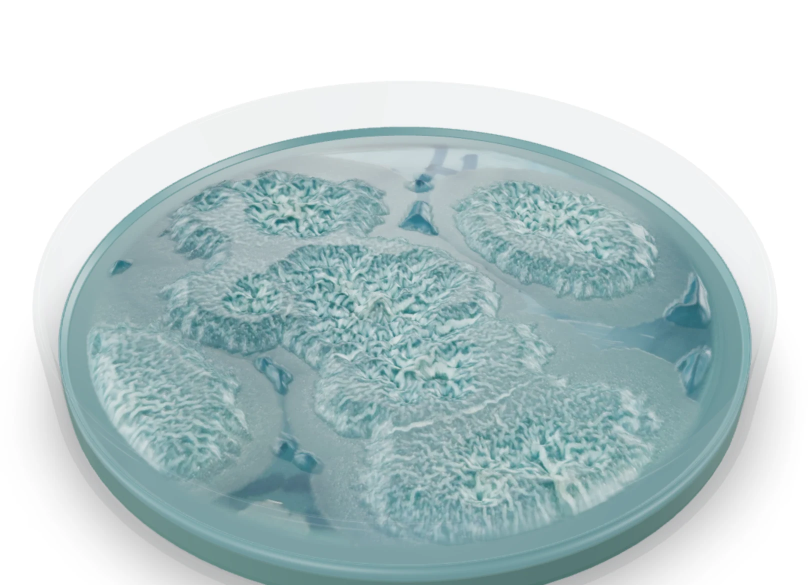
#> input picture assets/3d-photo.webp, 1620 x 1170 px (shown at 1/2 size); its folder holds only this picture in this run
$ python -i plate_vision.py   (imports and definitions only)
#> lines starting #> are read from the running program, lines starting #| are printed output that depends on the picture
"""Classical computer-vision analysis of petri-dish plate photographs.

No network calls: everything here is deterministic image processing (OpenCV +
numpy + scipy), so it works offline and gives the same answer every time.

Pipeline:
  0. analyse_plate         - the whole pipeline: pad, find dish, crop to it, analyse
  1. load_square_rgb       - load + center-crop to a square working image (legacy)
  2. detect_dish_circle    - Hough-circle auto-crop to the dish boundary
  3. _dominant_color       - estimate background (agar) color inside the dish
  4. estimate_colony_intensity - per-pixel colony-vs-background signal
                                 (color distance + local texture, grid/writing
                                 filtered out by morphological opening)
  5. extract_morphology_features - coverage / density band / margin description
  6. detect_colonies       - scale-space LoG blob detection for counting
"""
import json

import numpy as np

try:
    import cv2
except ImportError:  # pragma: no cover
    cv2 = None

try:
    from scipy.ndimage import maximum_filter, gaussian_laplace, binary_opening, binary_fill_holes
except ImportError:  # pragma: no cover
    maximum_filter = gaussian_laplace = binary_opening = binary_fill_holes = None

try:
    from PIL import Image
except ImportError:  # pragma: no cover
    Image = None


SQUARE_SIZE = 512


# [19 lines left out: function load_square_rgb, not called in this run]


def _load_padded(path, size=SQUARE_SIZE):
    """Whole photo padded (not cropped) to a square. Returns (small rgb, original
    PIL image, scale original-px per small-px, (pad_x, pad_y) in original px)."""
    im = Image.open(path)
    try:
        # phones may save a photo sideways with a note to turn it; browsers
        # follow the note, so the analysis must too or painted areas and the
        # background marker would land in the wrong place
        from PIL import ImageOps
        im = ImageOps.exif_transpose(im)
    except Exception:
        pass
    im = im.convert("RGB")
    w, h = im.size
    side = max(w, h)
    pad_x, pad_y = (side - w) // 2, (side - h) // 2
    canvas = Image.new("RGB", (side, side), (0, 0, 0))
    canvas.paste(im, (pad_x, pad_y))
    small = np.asarray(canvas.resize((size, size), Image.LANCZOS), dtype=np.uint8)
    return small, im, side / float(size), (pad_x, pad_y)


def detect_dish_circle(rgb):
    """Find the petri-dish boundary with a Hough-circle transform so photo
    background (bench, hands, gloves) outside the dish never pollutes the
    colony signal. Returns (cx, cy, radius) in pixel space, or None.
    Tries progressively looser accumulator thresholds before giving up."""
    if cv2 is None:
        return None
    gray = cv2.cvtColor(rgb, cv2.COLOR_RGB2GRAY)
    gray = cv2.medianBlur(gray, 5)
    n = gray.shape[0]
    for param2 in (60, 45, 32):
        circles = cv2.HoughCircles(
            gray, cv2.HOUGH_GRADIENT, dp=1.5, minDist=n,
            param1=80, param2=param2, minRadius=int(n * 0.22), maxRadius=int(n * 0.49))
        if circles is None:
            continue
        circles = np.round(circles[0]).astype(int)
        cx0, cy0 = n / 2, n / 2
        best = min(circles, key=lambda c: (c[0] - cx0) ** 2 + (c[1] - cy0) ** 2)
        return int(best[0]), int(best[1]), int(best[2])
    return None


DISH_MARGIN = 1.02   # crop a little outside the detected edge
EDGE_SHARE_PCT = 30      # agar edge: judged on the 30th percentile of rays ...
EDGE_ON_MOST_RAYS = 0.25  # ... where it must reach this share of the strongest ring
EDGE_STRONG = 0.45        # ... and this share on the median or on that percentile


def _fit_circle(xs, ys):
    """Least-squares circle through points (Kasa fit)."""
    A = np.column_stack([xs, ys, np.ones_like(xs)])
    b = xs * xs + ys * ys
    c, *_ = np.linalg.lstsq(A, b, rcond=None)
    cx, cy = c[0] / 2, c[1] / 2
    return cx, cy, float(np.sqrt(c[2] + cx * cx + cy * cy))


def _refine_agar_circle(orig, cx, cy, r, work=768):
    """Find the edge of the agar surface inside a detected dish.

    The Hough circle is usually the outermost rim, which may be the lid or the
    outer glass wall. Rays are cast from the centre; along each the radial
    brightness gradient is measured, and its median over all angles (robust to
    colonies, writing and grids, which do not form rings) gives a profile with a
    peak at every circular edge: lid, wall, agar meniscus. The agar edge is the
    innermost strong peak beyond 55% of the radius that also shows on most rays
    (so the lines of a counting grid are not taken for it). Points of maximum gradient
    near it are then fitted with a circle, which also corrects a centre that is
    off because of perspective. Returns (cx, cy, r) in original-photo pixels."""
    box = (int(cx - 1.08 * r), int(cy - 1.08 * r), int(cx + 1.08 * r), int(cy + 1.08 * r))
    crop = np.asarray(orig.crop(box).convert("L").resize((work, work), Image.BILINEAR), dtype=np.float32)
    valid = np.asarray(orig.crop(box).convert("L").getbbox() is not None)
    k = work / (box[2] - box[0])
    c0, R = (cx - box[0]) * k, r * k
    crop = cv2.GaussianBlur(crop, (0, 0), 1.5)
    n_ang, radii = 360, np.linspace(0.55 * R, 1.04 * R, 200)
    ang = np.linspace(0, 2 * np.pi, n_ang, endpoint=False)
    X = c0 + np.outer(np.cos(ang), radii)
    Y = c0 + np.outer(np.sin(ang), radii)
    inside = (X >= 0) & (X < work - 1) & (Y >= 0) & (Y < work - 1)
    vals = cv2.remap(crop, X.astype(np.float32), Y.astype(np.float32), cv2.INTER_LINEAR)
    vals = np.where(inside, vals, np.nan)
    # black padding outside the photo is not an edge
    pad = cv2.remap((crop > 2).astype(np.float32), X.astype(np.float32), Y.astype(np.float32), cv2.INTER_NEAREST)
    vals = np.where(pad > 0, vals, np.nan)
    grad = np.abs(np.diff(vals, axis=1))
    with np.errstate(all="ignore"):
        prof = np.nanmedian(grad, axis=0)
        wide = np.nanpercentile(grad, EDGE_SHARE_PCT, axis=0)
    if not np.isfinite(prof).any():
        return cx, cy, r
    smooth = lambda p: np.convolve(np.nan_to_num(p), np.ones(3) / 3, mode="same")
    prof, wide = smooth(prof), smooth(wide)
    strong, strong_w = prof.max(), max(wide.max(), 1e-6)
    # A ring counts as an edge when it shows on most rays (the low percentile:
    # a grid or a row of colonies crosses only some of them) and is clearly
    # strong on one of the two measures (growth can hide part of a real edge,
    # which lowers the low percentile but not the median).
    local_max = lambda p, i: p[i] == p[i - 2:i + 3].max()
    peaks = [i for i in range(2, len(prof) - 2)
             if (local_max(prof, i) or local_max(wide, i))
             and wide[i] >= EDGE_ON_MOST_RAYS * strong_w
             and max(prof[i] / strong, wide[i] / strong_w) >= EDGE_STRONG]
    if not peaks:
        return cx, cy, r
    i0 = peaks[0]
    # trace that edge around the plate and fit a circle
    lo, hi = max(0, i0 - 8), min(grad.shape[1], i0 + 9)
    seg = np.nan_to_num(grad[:, lo:hi], nan=-1)
    best = seg.argmax(axis=1) + lo
    ok = seg.max(axis=1) > 0.3 * strong
    if ok.sum() < 60:
        rr = radii[i0]
        fx, fy, fr = c0, c0, rr
    else:
        rr = radii[best[ok]]
        fx, fy, fr = _fit_circle(c0 + np.cos(ang[ok]) * rr, c0 + np.sin(ang[ok]) * rr)
        if not (0.5 * R < fr < 1.05 * R) or np.hypot(fx - c0, fy - c0) > 0.15 * R:
            fx, fy, fr = c0, c0, radii[i0]
    return box[0] + fx / k, box[1] + fy / k, fr / k


def analyse_plate(path, bg_marker=None, size=1024, texture_size=1024, diameter_mm=None,
                  ignore=None):
    """Load a plate photo, find the dish, crop and centre on its agar bed, analyse it.

    Returns dict(rgb, texture, circle, intensity, height, morphology, dish_detected):
      rgb       -- (size, size, 3) crop centred on the agar, for analysis
      texture   -- PIL image of the same crop at texture_size, for the 3D model,
                   with the area outside the agar filled with the agar colour
      circle    -- the plate in rgb's pixel space (centred, radius about size/2)
      height    -- relief_height() of the colony signal, for the 3D relief
    bg_marker is (x, y) as fractions of the original photo (0..1, top-left = 0).
    diameter_mm is the dish size (60 or 90 mm, say); every size rule is in mm.
    ignore is a list of [x, y, r] circles painted over the photo by hand (writing,
    a label, glare), as fractions of the photo's width (x, r) and height (y);
    nothing inside them is read as growth or raised in the 3D model.
    If no dish is found, the centre of the photo is used and dish_detected is False."""
    if Image is None:
        return None
    small, orig, scale, (px, py) = _load_padded(path, size)
#> in _load_padded, im is the input picture: PIL image 1620x1170 RGB; mean R, G, B 187.2, 204.7, 206
#> in _load_padded, `canvas.paste(im, (pad_x, pad_y))`:
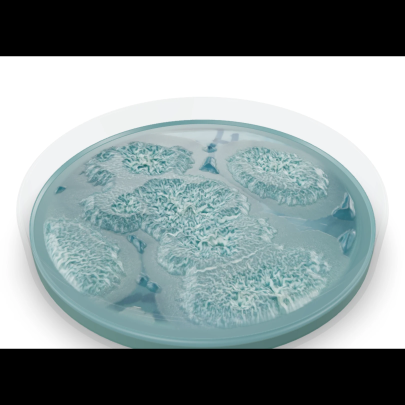
#> canvas: PIL image 1620x1620 RGB (shown at 1/4 size); mean R, G, B 135.2, 147.8, 148.8
#> scale = 1.58; px = 0; py = 225
    circle = detect_dish_circle(small)
#> in detect_dish_circle, `gray = cv2.cvtColor(rgb, cv2.COLOR_RGB2GRAY)`:
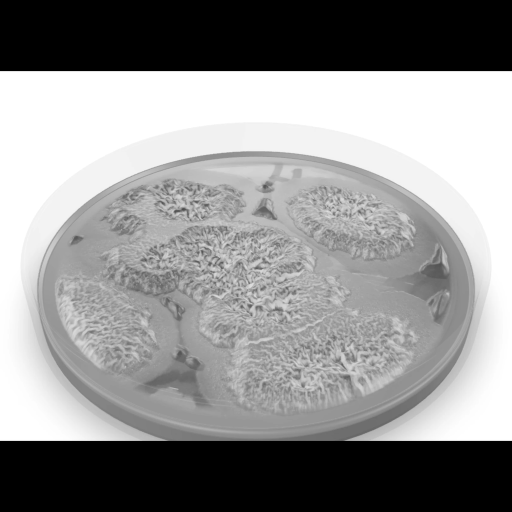
#> gray: shape (1024, 1024) (shown at 1/2 size); min 0, max 255, mean 144.2
#> the loop in detect_dish_circle, `for param2 in (60, 45, 32):` made 1 pass
#> best on pass 1: [322, 610, 254]
#> circle = (322, 610, 254)
    detected = circle is not None
#> detected = True
    w, h = orig.size
    if detected:
        cx = circle[0] * scale - px
#> cx = 509.4
        cy = circle[1] * scale - py
#> cy = 740
        r = circle[2] * scale * DISH_MARGIN
#> r = 409.9
    else:
        cx, cy, r = w / 2.0, h / 2.0, min(w, h) / 2.0
    # The Hough circle is often the lid or the outer glass wall. Narrow the crop
    # to the edge of the agar surface itself (see _refine_agar_circle).
    if cv2 is not None and detected:
        cx, cy, ra = _refine_agar_circle(orig, cx, cy, r / DISH_MARGIN)
#> in _refine_agar_circle, `box = (int(cx - 1.08 * r), int(cy - 1.08 * r), int(cx + 1.08 * r), int..`: box = (75, 306, 943, 1174)
#> in _refine_agar_circle, `crop = np.asarray(orig.crop(box).convert("L").resize((work, work), Ima..`:
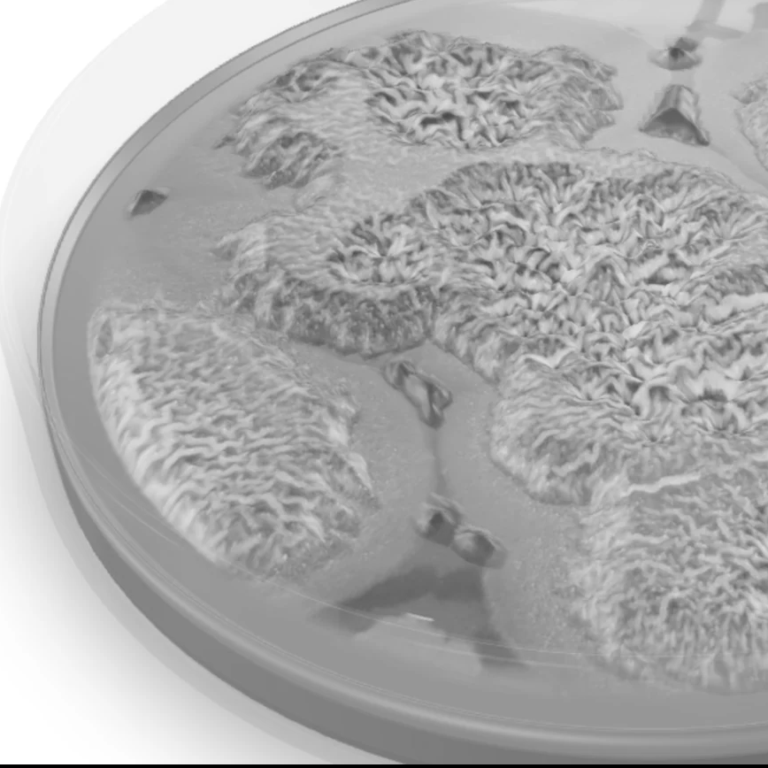
#> crop: shape (768, 768) float32; min 0, max 255, mean 172.7
#> in _refine_agar_circle, `valid = np.asarray(orig.crop(box).convert("L").getbbox() is not None)`: valid = True
#> in _refine_agar_circle, `k = work / (box[2] - box[0])`: k = 0.885
#> in _refine_agar_circle, `c0, R = (cx - box[0]) * k, r * k`: c0 = 384.4; R = 355.5
#> in _refine_agar_circle, `X = c0 + np.outer(np.cos(ang), radii)`:
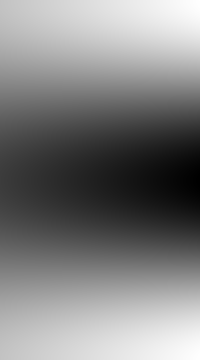
#> X: shape (360, 200) float64; min 14.6, max 754.1, mean 384.4; drawn with min black and max white
#> in _refine_agar_circle, `Y = c0 + np.outer(np.sin(ang), radii)`:
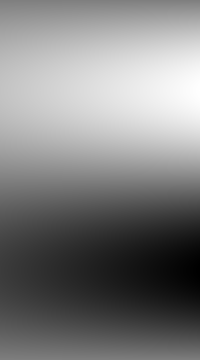
#> Y: shape (360, 200) float64; min 14.6, max 754.1, mean 384.4; drawn with min black and max white
#> in _refine_agar_circle, `vals = cv2.remap(crop, X.astype(np.float32), Y.astype(np.float32), cv2..`:
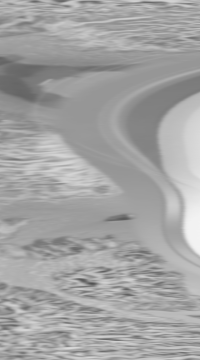
#> vals: shape (360, 200) float32; min 81.24, max 243, mean 163.7
#> in _refine_agar_circle, `grad = np.abs(np.diff(vals, axis=1))`:
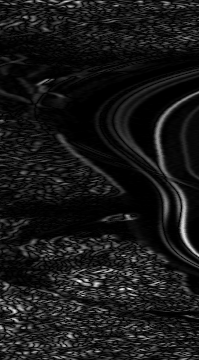
#> grad: shape (360, 199) float32; min 0, max 19.23, mean 1.81; drawn with min black and max white
#> in _refine_agar_circle, `prof = np.nanmedian(grad, axis=0)`: prof = 199 values, max 1.88 at index 185, min 0.547 at index 197, mean 1.04
#> in _refine_agar_circle, `wide = np.nanpercentile(grad, EDGE_SHARE_PCT, axis=0)`: wide = 199 values, max 0.788 at index 185, min 0.134 at index 144, mean 0.431
#> (the rest of the program and of its run is left out)
